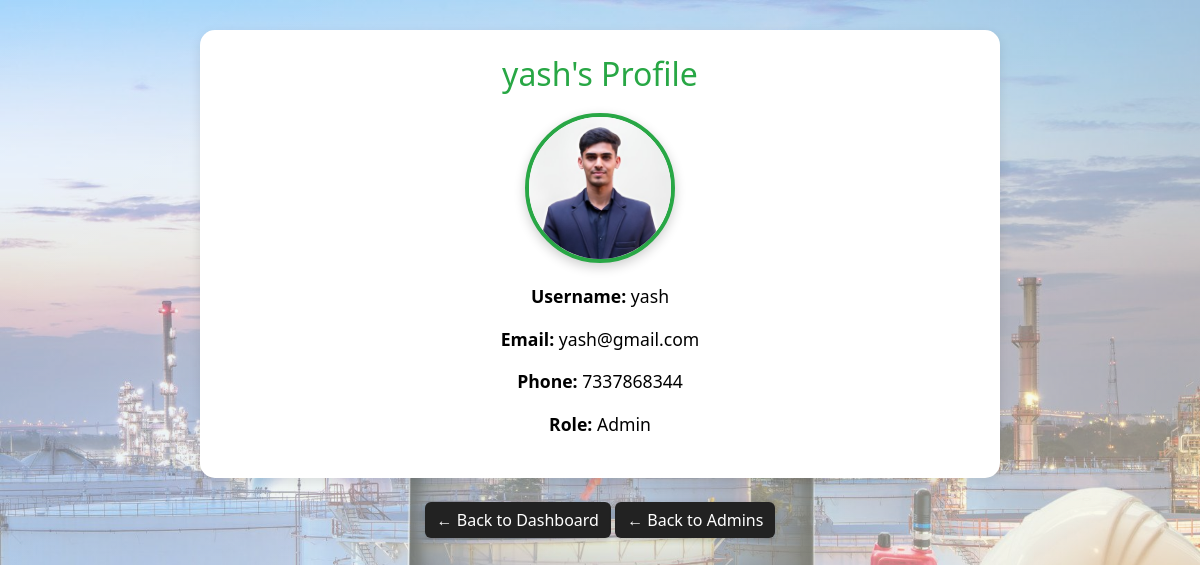
The app's page /admins/15 (signed in) with its own data.
### tables this page shows
CREATE TABLE users (
                id INTEGER PRIMARY KEY AUTOINCREMENT,
                username TEXT NOT NULL UNIQUE,
                password TEXT NOT NULL,
                role TEXT NOT NULL,
                email TEXT,
                phone TEXT,
                profile_pic TEXT
            );

### app.py (the view)
@app.route('/admins/<int:admin_id>')
@admin_required
def admin_details(admin_id):
    conn = get_db()
    cur = conn.cursor()
    cur.execute("SELECT id, username, role, profile_pic FROM users WHERE id = ?", (session['user_id'],))
    user = cur.fetchone()
    cur.execute("SELECT id, username, email, phone, role, profile_pic FROM users WHERE id = ? AND role='admin'", (admin_id,))
    admin = cur.fetchone()
    if not admin:
        abort(404)
    return render_template('admin_details.html', admin=admin, user=user)

### app.py (called while the page is built)
def admin_required(f):
    @wraps(f)
    def wrapper(*args, **kwargs):
        if 'user_id' not in session:
            flash("Please login first.", "warning")
            return redirect(url_for('login'))
        if session.get('role') != 'admin':
            flash("Access denied. Admins only.", "danger")
            return redirect(url_for('dashboard'))
        return f(*args, **kwargs)
    return wrapper

def get_db():
    conn = sqlite3.connect(DB_PATH)
    conn.row_factory = sqlite3.Row
    return conn# ---------- tiny helper just for analytics ----------

### templates/admin_details.html (shortened to what this page needs)
<!DOCTYPE html>
<html lang="en">
<head>
    <link href="https://cdn.jsdelivr.net/npm/bootstrap@5.3.0/dist/css/bootstrap.min.css" rel="stylesheet">
    <link rel="stylesheet" href="{{ url_for('static', filename='style.css') }}">
</head>
<body>
    <div class="profile-container">
        <h2>{{ admin.username }}'s Profile</h2>
        {% if admin.profile_pic %}
            <img src="{{ url_for('static', filename='uploads/' ~ admin.profile_pic) }}" alt="Profile Picture" class="profile-img mx-auto d-block">
        {% else %}
            <img src="{{ url_for('static', filename='uploads/dummy profile.png') }}" alt="Default Profile Picture" class="profile-img mx-auto d-block">
        {% endif %}
        <div class="info-block text-center">
            <p><strong>Username:</strong> {{ admin.username }}</p>
            <p><strong>Email:</strong> {{ admin.email or '-' }}</p>
            <p><strong>Phone:</strong> {{ admin.phone or '-' }}</p>
            <p><strong>Role:</strong> {{ admin.role|capitalize }}</p>
        </div>
    </div>
    <div class="text-center mt-4">
        <a href="{{ url_for('dashboard') }}" class="btn custom-dark-btn">← Back to Dashboard</a>
<a href="{{ url_for('admin_list') }}" class="btn custom-dark-btn">← Back to Admins</a>
    </div>
</body>
</html>

### static/style.css (style rules this page uses)
:root { --main-bg: #f8f9fa; --card-bg: #fff; --accent: #0d6efd; }
body { background: var(--main-bg); min-height: 100vh; font-family: 'Segoe UI', Arial, sans-serif; }
.profile-img { width: 160px; height: 160px; object-fit: cover; border-radius: 50%; display: block; margin: 20px auto; box-shadow: 0 4px 12px rgba(0, 0, 0, 0.2); border: 3px solid #ffffff; background-color: #f8f9fa; }
body { font-family: 'Segoe UI', sans-serif; background: linear-gradient(135deg, #d0e7ff, #fff7d1); margin: 0; padding: 30px; }
:root { --bg-color: #ffffff; --text-color: #000000; --card-color: #f2f2f2; }
body { background-color: var(--bg-color); color: var(--text-color); font-family: 'Segoe UI', Tahoma, Geneva, Verdana, sans-serif; transition: all 0.3s ease; }

### records on screen
users: username "yash", profile_pic (picture), email "yash@gmail.com", phone "7337868344", role "Admin"
